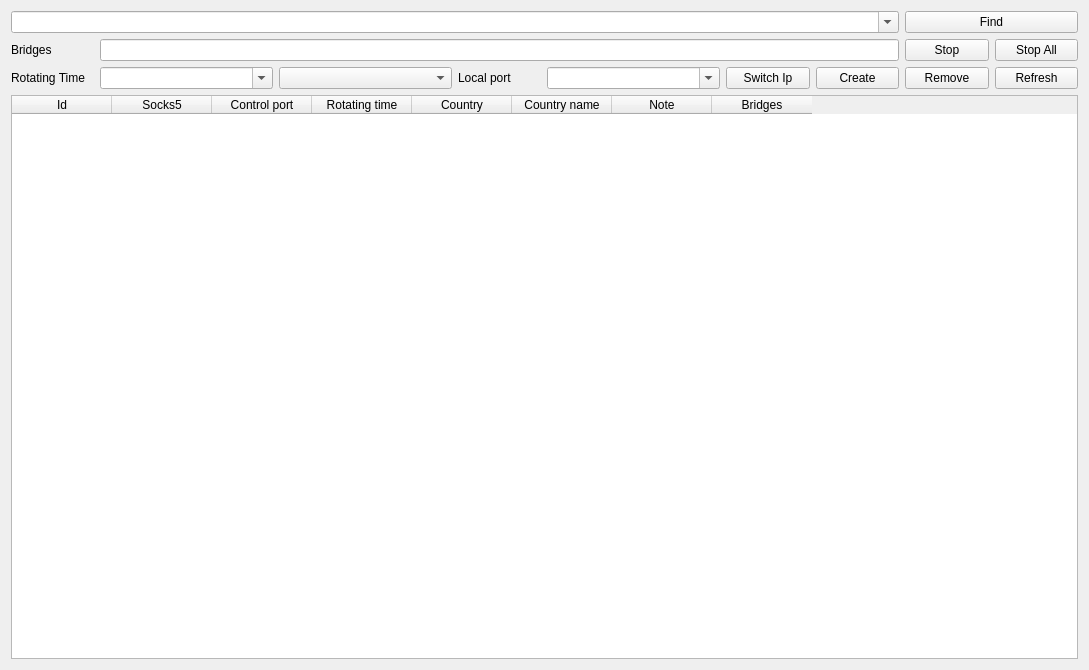
<?xml version="1.0" encoding="UTF-8"?>
<ui version="4.0">
 <class>Munproxiesmain</class>
 <widget class="QWidget" name="Munproxiesmain">
  <property name="geometry">
   <rect>
    <x>0</x>
    <y>0</y>
    <width>1089</width>
    <height>670</height>
   </rect>
  </property>
  <property name="windowTitle">
   <string>Form</string>
  </property>
  <layout class="QGridLayout" name="gridLayout">
   <item row="0" column="0" colspan="10">
    <widget class="QComboBox" name="comboBoxProxyFind">
     <property name="enabled">
      <bool>true</bool>
     </property>
     <property name="editable">
      <bool>true</bool>
     </property>
    </widget>
   </item>
   <item row="0" column="10" colspan="2">
    <widget class="QPushButton" name="pushButtonProxyFind">
     <property name="text">
      <string>Find</string>
     </property>
    </widget>
   </item>
   <item row="1" column="0">
    <widget class="QLabel" name="label">
     <property name="text">
      <string>Bridges</string>
     </property>
    </widget>
   </item>
   <item row="1" column="1" colspan="9">
    <widget class="QLineEdit" name="lineEditProxyBridges"/>
   </item>
   <item row="4" column="0" colspan="12">
    <widget class="QTableWidget" name="tableWidgetProxies">
     <column>
      <property name="text">
       <string>Id</string>
      </property>
     </column>
     <column>
      <property name="text">
       <string>Socks5</string>
      </property>
     </column>
     <column>
      <property name="text">
       <string>Control port</string>
      </property>
     </column>
     <column>
      <property name="text">
       <string>Rotating time</string>
      </property>
     </column>
     <column>
      <property name="text">
       <string>Country</string>
      </property>
     </column>
     <column>
      <property name="text">
       <string>Country name</string>
      </property>
     </column>
     <column>
      <property name="text">
       <string>Note</string>
      </property>
     </column>
     <column>
      <property name="text">
       <string>Bridges</string>
      </property>
     </column>
    </widget>
   </item>
   <item row="3" column="0">
    <widget class="QLabel" name="label_3">
     <property name="text">
      <string>Rotating Time</string>
     </property>
    </widget>
   </item>
   <item row="1" column="10">
    <widget class="QPushButton" name="pushButtonProxyStop">
     <property name="text">
      <string>Stop</string>
     </property>
    </widget>
   </item>
   <item row="1" column="11">
    <widget class="QPushButton" name="pushButtonProxiesStopAll">
     <property name="text">
      <string>Stop All</string>
     </property>
    </widget>
   </item>
   <item row="3" column="10">
    <widget class="QPushButton" name="pushButtonProxiesRemove">
     <property name="text">
      <string>Remove</string>
     </property>
    </widget>
   </item>
   <item row="3" column="11">
    <widget class="QPushButton" name="pushButtonProxiesFresh">
     <property name="text">
      <string>Refresh</string>
     </property>
    </widget>
   </item>
   <item row="3" column="9">
    <widget class="QPushButton" name="pushButtonProxyCreate">
     <property name="text">
      <string>Create</string>
     </property>
    </widget>
   </item>
   <item row="3" column="8">
    <widget class="QPushButton" name="pushButtonSwitchIp">
     <property name="text">
      <string>Switch Ip</string>
     </property>
    </widget>
   </item>
   <item row="3" column="6" colspan="2">
    <widget class="QComboBox" name="comboBoxProxyPort">
     <property name="editable">
      <bool>true</bool>
     </property>
    </widget>
   </item>
   <item row="3" column="5">
    <widget class="QLabel" name="label_2">
     <property name="text">
      <string>Local port</string>
     </property>
    </widget>
   </item>
   <item row="3" column="3" colspan="2">
    <widget class="QComboBox" name="comboBoxProxyCountry"/>
   </item>
   <item row="3" column="1" colspan="2">
    <widget class="QComboBox" name="comboBoxProxyTime">
     <property name="editable">
      <bool>true</bool>
     </property>
    </widget>
   </item>
  </layout>
 </widget>
 <resources/>
 <connections/>
</ui>
